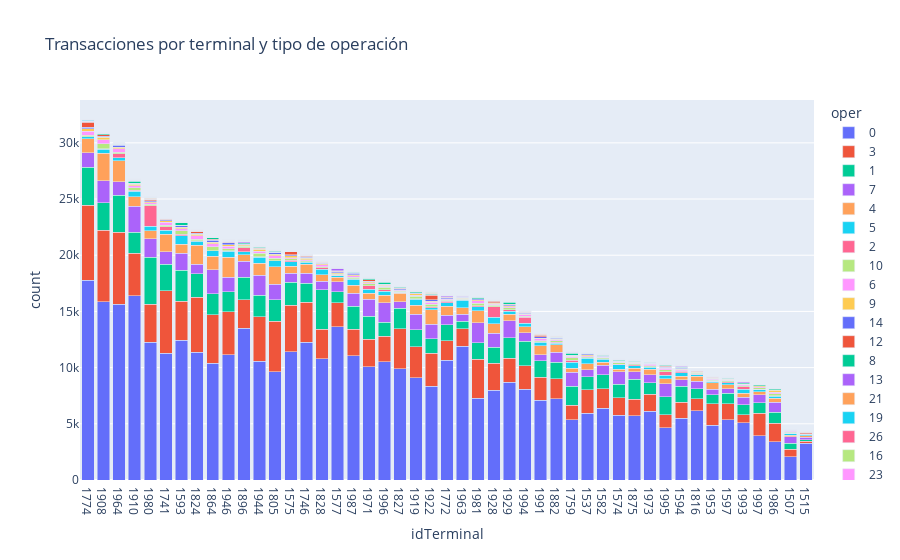

Notebook code for this chart:
### Code cell
pivot_table = pivot_table.reset_index()
df_long = pd.melt(pivot_table, id_vars=['idTerminal'], var_name='oper', value_name='count')
fig = px.bar(df_long, x='idTerminal', y='count', color='oper', barmode='stack', title="Transacciones por terminal y tipo de operación")
fig.show()
